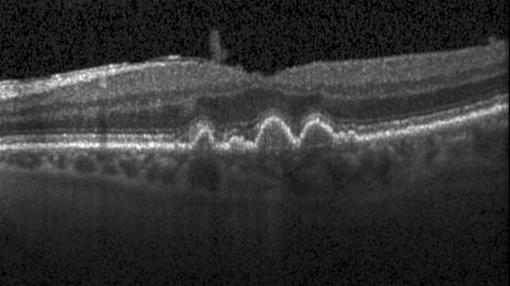
#> input picture .Research/Data/img_02.jpeg, 510 x 286 px, found by its file name
$ jupyter execute --allow-errors Rpe.ipynb   (shell and % lines are left out)
#> lines starting #> are read from the running program, lines starting #| are printed output that depends on the picture; after the words box and inside, x2 and y2 are one past the last pixel; in counts of white or black regions, pixels touching at a corner belong together
[cell 1]
import cv2
import numpy as np
import matplotlib.pyplot as plt
from scipy.interpolate import CubicSpline

# Step 1: Load and preprocess the image
def preprocess_image(image_path):
    image = cv2.imread(image_path, cv2.IMREAD_GRAYSCALE)
#> image is the input picture: shape (286, 510); min 0, max 255, mean 50.5
    if image is None:
        raise FileNotFoundError(f"Image at path {image_path} not found.")
    blurred_image = cv2.GaussianBlur(image, (5, 5), 0)
    return image, blurred_image

# Step 2: Enhance the brightness using CLAHE
def enhance_brightness(image):
    clahe = cv2.createCLAHE(clipLimit=2.0, tileGridSize=(8, 8))
    enhanced_image = clahe.apply(image)
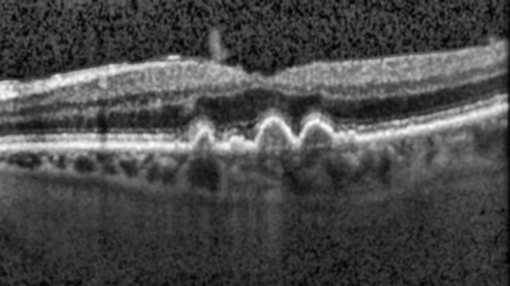
#> enhanced_image: shape (286, 510); min 1, max 251, mean 73.3
    return enhanced_image

# Step 3: Filter the Top Brightest Areas
def filter_brightest_areas(image):
    # Find the threshold value to keep the top 1.5% brightest pixels
    threshold_value = np.percentile(image, 98.5)
#> threshold_value = 214
    _, brightest_areas = cv2.threshold(image, threshold_value, 255, cv2.THRESH_BINARY)
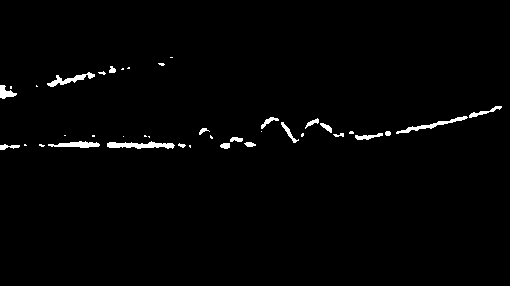
#> brightest_areas: shape (286, 510); 1.5% white; 39 white regions (19 under 20 px), largest, box (x1, y1, x2, y2) and area: (107, 141, 175, 149) 329, (396, 116, 468, 134) 254, (47, 72, 95, 87) 236
    return brightest_areas

# Step 4: Detect Edges Using Canny Edge Detection
def detect_edges(image):
    edges = cv2.Canny(image, 50, 150)
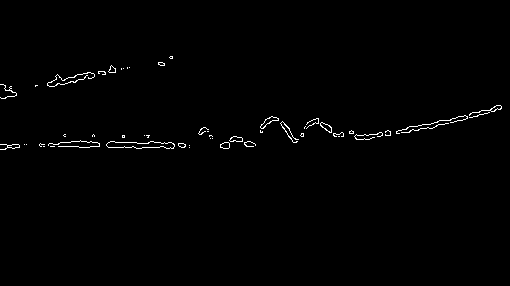
#> edges: shape (286, 510); 0.85% white in thin lines or dots, all inside (x1, y1, x2, y2) = (0, 56, 502, 150)
    return edges

# Step 5: Extract the RPE Contour Using Contours
def extract_rpe_contour(image, edges):
    # Find contours in the edge-detected image
    contours, _ = cv2.findContours(edges, cv2.RETR_EXTERNAL, cv2.CHAIN_APPROX_SIMPLE)
#> contours = 51 contours, 42 with area under 20; largest, box (x1, y1, x2, y2) and area: (106, 141, 175, 149) 330, (260, 116, 279, 129) 74, (320, 122, 332, 133) 58, (229, 136, 243, 142) 50, (220, 142, 230, 149) 46

    # Filter to get the longest contour spanning the width of the image
    max_length = 0
    rpe_contour = None
    for contour in contours:
        x, y, w, h = cv2.boundingRect(contour)
        if w > max_length and w > image.shape[1] * 0.8:  # Ensure the contour spans most of the image width
            max_length = w
            rpe_contour = contour
#> this loop made 51 passes
#> (x, y, w, h) on passes 1, 4, 5, 6, 7, 8, 9, 10: (189, 147, 1, 1), (189, 145, 1, 1), (26, 144, 1, 1), (24, 144, 1, 1), (0, 144, 20, 6), (178, 143, 8, 5), (39, 143, 6, 4), (220, 142, 10, 7)
#> after the loop, max_length = 0

    return rpe_contour

# Step 6: Interpolate the Contour Points
def interpolate_contour(contour, image_shape):
    if contour is None:
        return np.zeros(image_shape, dtype=np.uint8)

    # Extract x and y coordinates from the contour
    x = contour[:, 0, 0]
    y = contour[:, 0, 1]

    # Sort the points based on x values
    sorted_indices = np.argsort(x)
    x = x[sorted_indices]
    y = y[sorted_indices]

    # Remove duplicate x values
    x, unique_indices = np.unique(x, return_index=True)
    y = y[unique_indices]

    # Interpolate using cubic spline
    cs = CubicSpline(x, y)
    x_new = np.linspace(x.min(), x.max(), num=image_shape[1])
    y_new = cs(x_new).astype(int)

    # Create an image with the interpolated line
    interpolated_image = np.zeros(image_shape, dtype=np.uint8)
    for i in range(len(x_new) - 1):
        cv2.line(interpolated_image, (int(x_new[i]), y_new[i]), (int(x_new[i+1]), y_new[i+1]), 255, 2)

    return interpolated_image

# Main function
def main(image_path):
    try:
        # Preprocess the image
        original_image, preprocessed_image = preprocess_image(image_path)
        print("Preprocessing done.")

        # Enhance brightness
        enhanced_image = enhance_brightness(preprocessed_image)
        print("Brightness enhancement done.")

        # Filter the brightest areas
        brightest_areas = filter_brightest_areas(enhanced_image)
        print("Brightest areas filtered.")

        # Detect edges
        edges = detect_edges(brightest_areas)
        print("Edge detection done.")

        # Extract the RPE contour
        rpe_contour = extract_rpe_contour(enhanced_image, edges)
        print("RPE contour extraction done.")

        # Interpolate the RPE contour
        rpe_line_image = interpolate_contour(rpe_contour, preprocessed_image.shape)
#> rpe_line_image: shape (286, 510); every value is 0
        print("Interpolation done.")

        # Display all steps
        fig, axs = plt.subplots(2, 3, figsize=(15, 10))
        axs[0, 0].imshow(original_image, cmap='gray')
        axs[0, 0].set_title('Original Image')
        axs[0, 1].imshow(preprocessed_image, cmap='gray')
        axs[0, 1].set_title('Preprocessed Image')
        axs[0, 2].imshow(enhanced_image, cmap='gray')
        axs[0, 2].set_title('Enhanced Image')
        axs[1, 0].imshow(brightest_areas, cmap='gray')
        axs[1, 0].set_title('Top Brightest Areas')
        axs[1, 1].imshow(edges, cmap='gray')
        axs[1, 1].set_title('Canny Edges')
        axs[1, 2].imshow(rpe_line_image, cmap='gray')
        axs[1, 2].set_title('Interpolated RPE Line')
        plt.show()
    except Exception as e:
        print(f"An error occurred: {e}")

# Path to the OCT image
image_path = '/Users/ammaster10/Documents/Github/Year2/.Research/Data/img_02.jpeg'

# Run the main function and get the extracted brightest line image
main(image_path)

[cell 2]
import cv2
import numpy as np
import matplotlib.pyplot as plt

# Step 1: Load and preprocess the image
def preprocess_image(image_path):
    image = cv2.imread(image_path, cv2.IMREAD_GRAYSCALE)
    blurred_image = cv2.GaussianBlur(image, (5, 5), 0)
    return image, blurred_image

# Step 2: Enhance the brightness using CLAHE
def enhance_brightness(image):
    clahe = cv2.createCLAHE(clipLimit=2.0, tileGridSize=(8, 8))
    enhanced_image = clahe.apply(image)
    return enhanced_image

# Step 3: Filter the Top 10% Brightest Areas
def filter_brightest_areas(image):
    # Find the threshold value to keep the top 10% brightest pixels
    threshold_value = np.percentile(image, 98)
#> threshold_value = 207
    _, brightest_areas = cv2.threshold(image, threshold_value, 255, cv2.THRESH_BINARY)
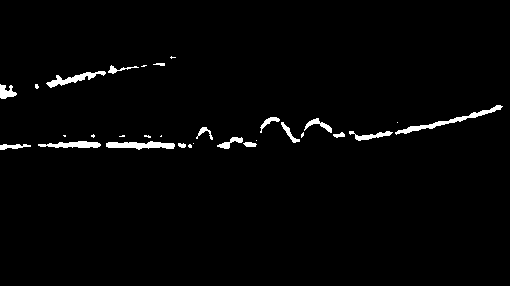
#> brightest_areas: shape (286, 510); 1.9% white; 30 white regions (13 under 20 px), largest, box (x1, y1, x2, y2) and area: (395, 105, 503, 135) 461, (106, 141, 175, 150) 392, (46, 71, 106, 88) 331
    return brightest_areas

# Step 4: Detect Edges Using Canny Edge Detection
def detect_edges(image):
    edges = cv2.Canny(image, 50, 150)
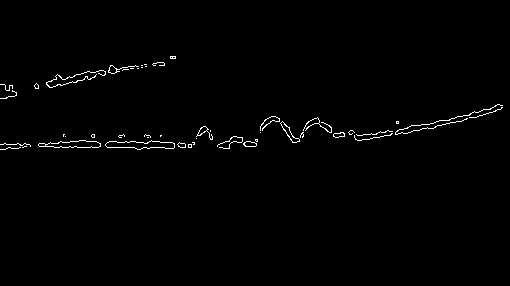
#> edges: shape (286, 510); 0.99% white in thin lines or dots, all inside (x1, y1, x2, y2) = (0, 56, 503, 150)
    return edges

# Step 5: Extract the Brightest Line Using Contours
def extract_brightest_line(image, edges):
    # Find contours in the edge-detected image
    contours, _ = cv2.findContours(edges, cv2.RETR_EXTERNAL, cv2.CHAIN_APPROX_SIMPLE)
#> contours = 47 contours, 38 with area under 20; largest, box (x1, y1, x2, y2) and area: (105, 140, 175, 150) 388, (38, 140, 101, 148) 297, (280, 121, 300, 143) 108, (243, 141, 257, 147) 52, (196, 126, 213, 140) 49

    # Filter to get the longest contour spanning the width of the image
    max_length = 0
    brightest_contour = None
    for contour in contours:
        x, y, w, h = cv2.boundingRect(contour)
        if w > max_length and w > image.shape[1] * 0.8:  # Ensure the contour spans most of the image width
            max_length = w
            brightest_contour = contour
#> this loop made 47 passes
#> (x, y, w, h) on passes 1, 2, 4, 5, 6, 7, 8, 9: (0, 147, 21, 3), (22, 146, 5, 2), (0, 143, 31, 4), (192, 142, 3, 3), (177, 142, 9, 6), (243, 141, 14, 6), (105, 140, 70, 10), (38, 140, 63, 8)
#> after the loop, max_length = 0

    return brightest_contour

# Step 6: Plot the Brightest Line
def plot_brightest_line(image_shape, contour):
    blank_image = np.zeros(image_shape, dtype=np.uint8)
    if contour is not None:
        cv2.drawContours(blank_image, [contour], -1, 255, 2)

    return blank_image

# Main function
def main(image_path):
    # Preprocess the image
    original_image, preprocessed_image = preprocess_image(image_path)

    # Enhance brightness
    enhanced_image = enhance_brightness(preprocessed_image)

    # Filter the top 10% brightest areas
    brightest_areas = filter_brightest_areas(enhanced_image)

    # Detect edges
    edges = detect_edges(brightest_areas)

    # Extract the brightest line
    brightest_contour = extract_brightest_line(enhanced_image, edges)

    # Plot the brightest line
    brightest_line_image = plot_brightest_line(preprocessed_image.shape, brightest_contour)

    # Display all steps
    fig, axs = plt.subplots(2, 3, figsize=(15, 10))
    axs[0, 0].imshow(original_image, cmap='gray')
    axs[0, 0].set_title('Original Image')
    axs[0, 1].imshow(preprocessed_image, cmap='gray')
    axs[0, 1].set_title('Preprocessed Image')
    axs[0, 2].imshow(enhanced_image, cmap='gray')
    axs[0, 2].set_title('Enhanced Image')
    axs[1, 0].imshow(brightest_areas, cmap='gray')
    axs[1, 0].set_title('Top 2% Brightest Areas')
    axs[1, 1].imshow(edges, cmap='gray')
    axs[1, 1].set_title('Canny Edges')
    axs[1, 2].imshow(brightest_line_image, cmap='gray')
    axs[1, 2].set_title('Extracted Brightest Line')
    plt.show()

# Path to the OCT image
image_path = '/Users/ammaster10/Documents/Github/Year2/.Research/Data/img_02.jpeg'

# Run the main function and get the extracted brightest line image
main(image_path)

[cell 3]
import cv2
import numpy as np
import matplotlib.pyplot as plt
from scipy.interpolate import CubicSpline

# Step 1: Load and preprocess the image
def preprocess_image(image_path):
    image = cv2.imread(image_path, cv2.IMREAD_GRAYSCALE)
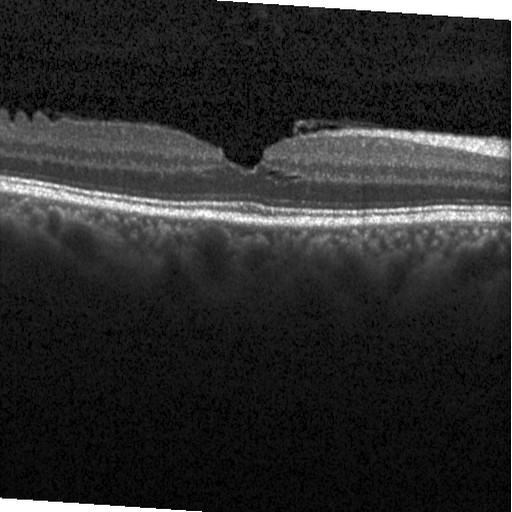
#> input picture .Research/Data/img_10.jpeg, 512 x 512 px, found by its file name
#> image is the input picture: shape (512, 512); min 0, max 255, mean 43.9
    blurred_image = cv2.GaussianBlur(image, (5, 5), 0)
#> blurred_image: shape (512, 512)
    return image, blurred_image

# Step 2: Enhance the brightness using CLAHE
def enhance_brightness(image):
    clahe = cv2.createCLAHE(clipLimit=2.0, tileGridSize=(8, 8))
    enhanced_image = clahe.apply(image)
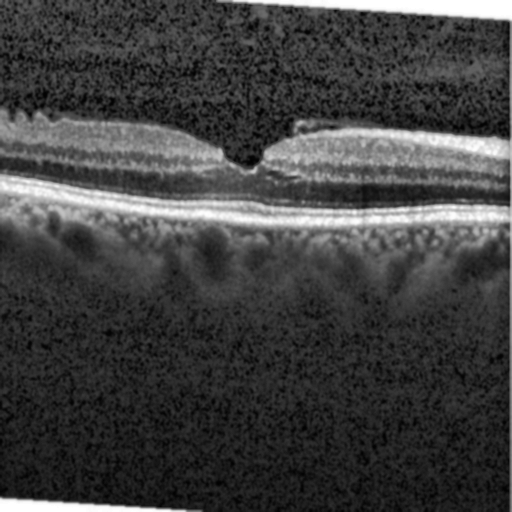
#> enhanced_image: shape (512, 512); min 1, max 255, mean 64.8
    return enhanced_image

# Step 3: Filter the Top 1.5% Brightest Areas
def filter_brightest_areas(image):
    # Find the threshold value to keep the top 1.5% brightest pixels
    threshold_value = np.percentile(image, 98)
#> threshold_value = 237
    _, brightest_areas = cv2.threshold(image, threshold_value, 255, cv2.THRESH_BINARY)
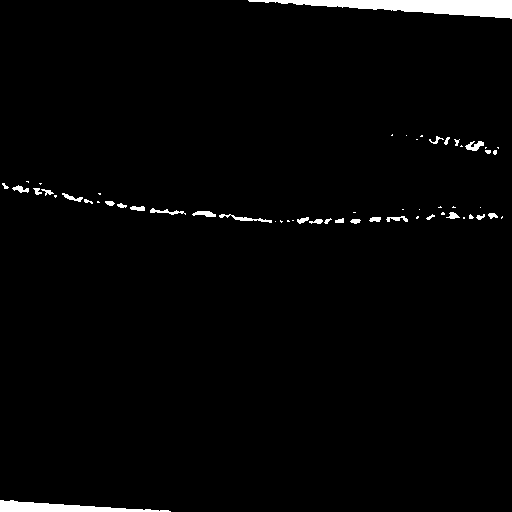
#> brightest_areas: shape (512, 512); 2% white; 58 white regions (28 under 20 px), largest, box (x1, y1, x2, y2) and area: (248, 0, 512, 19) 2594, (0, 500, 171, 512) 1073, (219, 214, 272, 223) 141
    return brightest_areas

# Step 4: Detect Edges Using Canny Edge Detection
def detect_edges(image):
    edges = cv2.Canny(image, 50, 150)
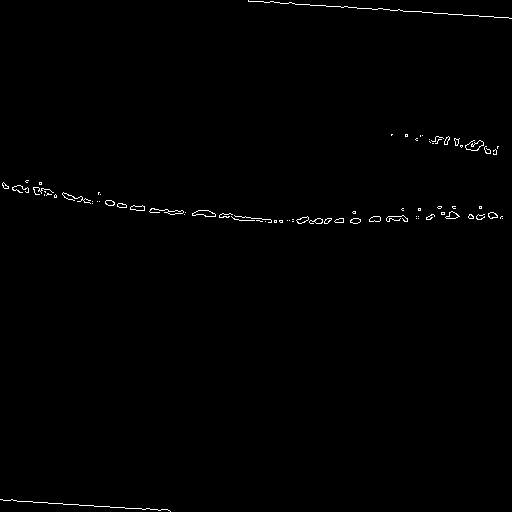
#> edges: shape (512, 512); 0.6% white in thin lines or dots
    return edges

# Function to identify and remove outliers using MAD
def remove_outliers(x, y):
    y_median = np.median(y)
    mad = np.median(np.abs(y - y_median))
    threshold = 3 * mad
    non_outliers = np.abs(y - y_median) < threshold
    return x[non_outliers], y[non_outliers]

# Step 5: Extract and Interpolate the Bottom Contour Points
def extract_and_interpolate_bottom_points(edges, image_shape):
    # Initialize arrays to hold the bottom-most points
#> called with image_shape = (512, 512)
    bottom_points = []
    height, width = edges.shape
#> (the rest of the program and of its run is left out)
